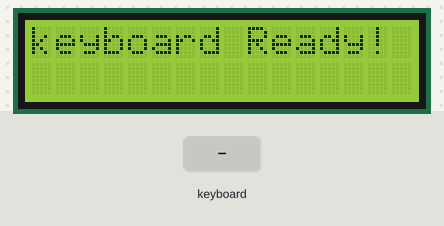
The sketch below on a simulated ESP8266 (NodeMCU). On the bench: 16×2 character LCD. Inputs (shaded band) come from the test bench. What the sketch prints to the serial monitor is not drawn.

Above: at 2.1 s.
5.3 s: PS/2 keyboard text "a" received
At 6.5 s:
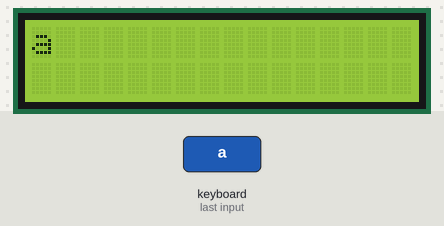
6.8 s: PS/2 keyboard text "a" received
At 7.8 s:
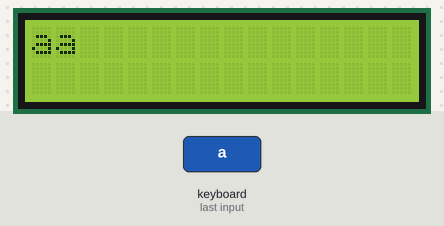
8.3 s: PS/2 keyboard text "a" received
At 8.9 s:
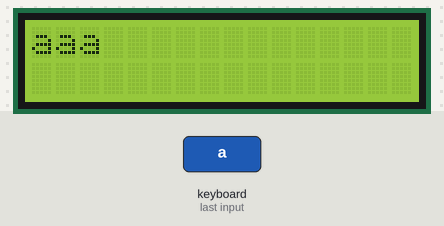
9.8 s: PS/2 keyboard text "a" received
At 10.1 s:
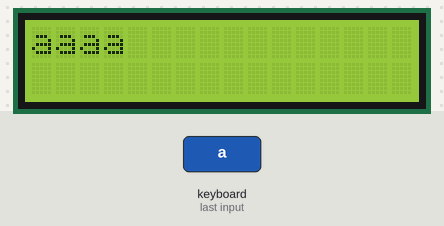
Timing chart, 0 to 12.3 s (numbered marks = the images above; inputs shaded):
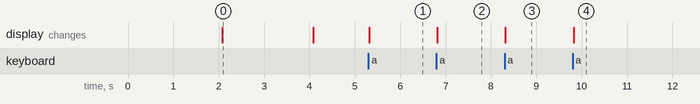

The sketch:

Simple_Test.ino
```cpp
// (licence header left out)
#include <PS2Keyboard.h>
#include <LiquidCrystal_I2C.h>

const int DataPin = D5 ;
const int IRQpin =  D6;

PS2Keyboard keyboard;
LiquidCrystal_I2C  lcd(0x27, 16, 2);

char lcdBuffer[32];
int cur = 0;

void setup() {
  Serial.begin(115200);
  delay(2000);

  pinMode(DataPin, INPUT_PULLUP);
  pinMode(IRQpin, INPUT_PULLUP);

  keyboard.begin(DataPin, IRQpin);
  Serial.println("Keyboard Test:");

  lcd.init();
  lcd.backlight();
  lcd.setCursor(0,0);
  lcd.print("keyboard Ready!");
  delay(2000);
  lcd.clear();

  memset(lcdBuffer, 0, sizeof(lcdBuffer));

}

void loop() {
  if (keyboard.available()) {

    // read the next key
    char c = keyboard.read();

    // Handle Backspace
    if (c == PS2_DELETE && cur > 0) {
      cur--;
      lcdBuffer[cur] = '\0';
    }
    // Handle Regular Characters (and prevent overflow)
    else if (c >= 32 && c <= 126 && cur < 16) {
      lcdBuffer[cur] = c;
      cur++;
      lcdBuffer[cur] = '\0'; // Always keep it null-terminated
    }
    // Handle Enter (Clear screen)
    else if (c == PS2_ENTER) {
      cur = 0;
      memset(lcdBuffer, 0, sizeof(lcdBuffer));
      lcd.clear();
    }

    // Update LCD
    lcd.setCursor(0, 0);
    lcd.print("                "); // Clear the line with spaces
    lcd.setCursor(0, 0);
    lcd.print(lcdBuffer);
  }

   /* // check for some of the special keys
    if (c == PS2_ENTER) {
      Serial.println();
    } else if (c == PS2_TAB) {
      Serial.print("[Tab]");
    } else if (c == PS2_ESC) {
      Serial.print("[ESC]");
    } else if (c == PS2_PAGEDOWN) {
      Serial.print("[PgDn]");
    } else if (c == PS2_PAGEUP) {
      Serial.print("[PgUp]");
    } else if (c == PS2_LEFTARROW) {
      Serial.print("[Left]");
    } else if (c == PS2_RIGHTARROW) {
      Serial.print("[Right]");
    } else if (c == PS2_UPARROW) {
      Serial.print("[Up]");
    } else if (c == PS2_DOWNARROW) {
      Serial.print("[Down]");
    } else if (c == PS2_DELETE) {
      Serial.print("[Del]");
    } else {

      // otherwise, just print all normal characters
      Serial.print(c);
    }*/
}
```

Measured:
- after the input at 5.3 s, the display: changes at once (image 1)
- after the input at 6.8 s, the display: changes at once (image 2)
- after the input at 8.3 s, the display: changes at once (image 3)
- after the input at 9.8 s, the display: changes at once (image 4)
- what the display in image 0 shows lasts 2.0 s, from 2.1 s to 4.1 s
